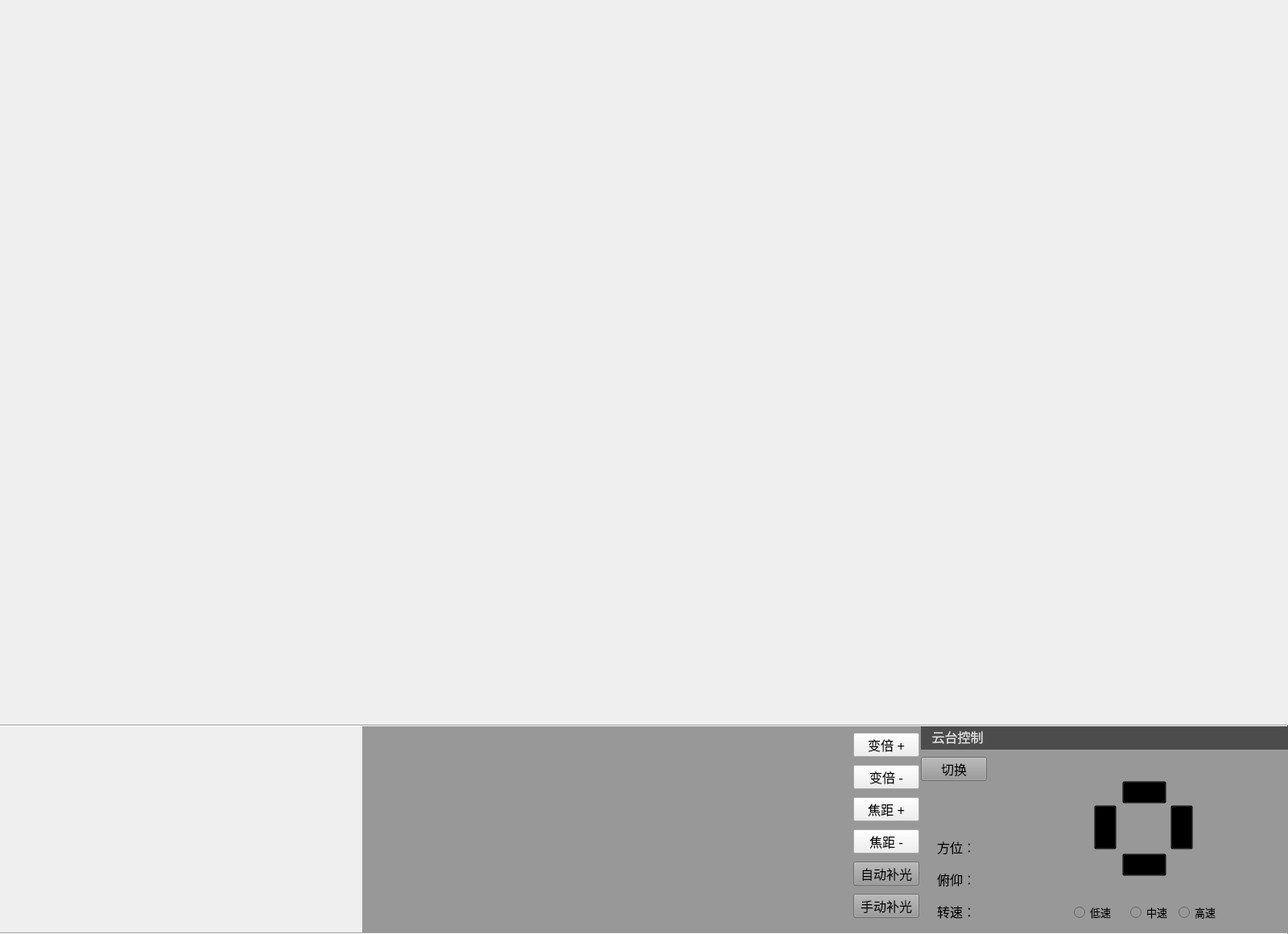
<?xml version="1.0" encoding="UTF-8"?>
<ui version="4.0">
 <class>QWgtZhouShi</class>
 <widget class="QWidget" name="QWgtZhouShi">
  <property name="geometry">
   <rect>
    <x>0</x>
    <y>0</y>
    <width>1600</width>
    <height>1160</height>
   </rect>
  </property>
  <property name="windowTitle">
   <string>Form</string>
  </property>
  <property name="styleSheet">
   <string notr="true"/>
  </property>
  <widget class="QWidget" name="ZsKjgWgt" native="true">
   <property name="geometry">
    <rect>
     <x>0</x>
     <y>0</y>
     <width>1600</width>
     <height>900</height>
    </rect>
   </property>
  </widget>
  <widget class="QWidget" name="ZsHwWgt" native="true">
   <property name="geometry">
    <rect>
     <x>0</x>
     <y>902</y>
     <width>450</width>
     <height>256</height>
    </rect>
   </property>
   <property name="autoFillBackground">
    <bool>false</bool>
   </property>
   <property name="styleSheet">
    <string notr="true"/>
   </property>
  </widget>
  <widget class="QWidget" name="PtzWgt" native="true">
   <property name="geometry">
    <rect>
     <x>1144</x>
     <y>900</y>
     <width>456</width>
     <height>260</height>
    </rect>
   </property>
   <property name="styleSheet">
    <string notr="true">	background-color: rgb(152, 152, 152);</string>
   </property>
   <widget class="QLabel" name="label_3">
    <property name="geometry">
     <rect>
      <x>20</x>
      <y>140</y>
      <width>48</width>
      <height>24</height>
     </rect>
    </property>
    <property name="font">
     <font>
      <family>Microsoft YaHei UI</family>
      <pointsize>12</pointsize>
     </font>
    </property>
    <property name="text">
     <string>方位：</string>
    </property>
   </widget>
   <widget class="QLabel" name="label_4">
    <property name="geometry">
     <rect>
      <x>20</x>
      <y>220</y>
      <width>48</width>
      <height>24</height>
     </rect>
    </property>
    <property name="font">
     <font>
      <family>Microsoft YaHei UI</family>
      <pointsize>12</pointsize>
     </font>
    </property>
    <property name="text">
     <string>转速：</string>
    </property>
   </widget>
   <widget class="QLabel" name="label_5">
    <property name="geometry">
     <rect>
      <x>20</x>
      <y>180</y>
      <width>48</width>
      <height>24</height>
     </rect>
    </property>
    <property name="font">
     <font>
      <family>Microsoft YaHei UI</family>
      <pointsize>12</pointsize>
     </font>
    </property>
    <property name="text">
     <string>俯仰：</string>
    </property>
   </widget>
   <widget class="QLabel" name="label_pitch">
    <property name="geometry">
     <rect>
      <x>80</x>
      <y>180</y>
      <width>71</width>
      <height>24</height>
     </rect>
    </property>
    <property name="font">
     <font>
      <family>Microsoft YaHei UI</family>
      <pointsize>12</pointsize>
     </font>
    </property>
    <property name="text">
     <string/>
    </property>
    <property name="alignment">
     <set>Qt::AlignCenter</set>
    </property>
   </widget>
   <widget class="QLabel" name="label_orientation">
    <property name="geometry">
     <rect>
      <x>80</x>
      <y>140</y>
      <width>71</width>
      <height>24</height>
     </rect>
    </property>
    <property name="font">
     <font>
      <family>Microsoft YaHei UI</family>
      <pointsize>12</pointsize>
     </font>
    </property>
    <property name="text">
     <string/>
    </property>
    <property name="alignment">
     <set>Qt::AlignCenter</set>
    </property>
   </widget>
   <widget class="QLabel" name="label_speed">
    <property name="geometry">
     <rect>
      <x>80</x>
      <y>220</y>
      <width>71</width>
      <height>24</height>
     </rect>
    </property>
    <property name="font">
     <font>
      <family>Microsoft YaHei UI</family>
      <pointsize>12</pointsize>
     </font>
    </property>
    <property name="text">
     <string/>
    </property>
    <property name="alignment">
     <set>Qt::AlignCenter</set>
    </property>
   </widget>
   <widget class="QRadioButton" name="radio_mid">
    <property name="geometry">
     <rect>
      <x>260</x>
      <y>220</y>
      <width>51</width>
      <height>26</height>
     </rect>
    </property>
    <property name="font">
     <font>
      <family>Microsoft YaHei UI</family>
      <pointsize>10</pointsize>
     </font>
    </property>
    <property name="text">
     <string>中速</string>
    </property>
   </widget>
   <widget class="QRadioButton" name="radio_high">
    <property name="geometry">
     <rect>
      <x>320</x>
      <y>220</y>
      <width>51</width>
      <height>26</height>
     </rect>
    </property>
    <property name="font">
     <font>
      <family>Microsoft YaHei UI</family>
      <pointsize>10</pointsize>
     </font>
    </property>
    <property name="text">
     <string>高速</string>
    </property>
   </widget>
   <widget class="QRadioButton" name="radio_low">
    <property name="geometry">
     <rect>
      <x>190</x>
      <y>220</y>
      <width>51</width>
      <height>26</height>
     </rect>
    </property>
    <property name="font">
     <font>
      <family>Microsoft YaHei UI</family>
      <pointsize>10</pointsize>
     </font>
    </property>
    <property name="text">
     <string>低速</string>
    </property>
   </widget>
   <widget class="QWidget" name="widget" native="true">
    <property name="geometry">
     <rect>
      <x>200</x>
      <y>50</y>
      <width>150</width>
      <height>150</height>
     </rect>
    </property>
    <property name="styleSheet">
     <string notr="true">border-image: url(:/resource/round.png);</string>
    </property>
    <widget class="QPushButton" name="btn_right">
     <property name="geometry">
      <rect>
       <x>110</x>
       <y>50</y>
       <width>28</width>
       <height>55</height>
      </rect>
     </property>
     <property name="sizePolicy">
      <sizepolicy hsizetype="Preferred" vsizetype="Preferred">
       <horstretch>0</horstretch>
       <verstretch>0</verstretch>
      </sizepolicy>
     </property>
     <property name="styleSheet">
      <string notr="true">QPushButton
{
border-image: url(:/resource/btn_right_hover.png);
background:transparent;
}
QPushButton:pressed
{	
	border-image: url(:/resource/btn_right_press.png);
}
</string>
     </property>
     <property name="text">
      <string/>
     </property>
    </widget>
    <widget class="QPushButton" name="btn_down">
     <property name="geometry">
      <rect>
       <x>50</x>
       <y>110</y>
       <width>55</width>
       <height>28</height>
      </rect>
     </property>
     <property name="sizePolicy">
      <sizepolicy hsizetype="Preferred" vsizetype="Preferred">
       <horstretch>0</horstretch>
       <verstretch>0</verstretch>
      </sizepolicy>
     </property>
     <property name="styleSheet">
      <string notr="true">QPushButton
{
border-image: url(:/resource/btn_down_hover.png);
background:transparent;
}
QPushButton:pressed
{	
	border-image: url(:/resource/btn_down_press.png);
}
</string>
     </property>
     <property name="text">
      <string/>
     </property>
    </widget>
    <widget class="QPushButton" name="btn_left">
     <property name="geometry">
      <rect>
       <x>15</x>
       <y>50</y>
       <width>28</width>
       <height>55</height>
      </rect>
     </property>
     <property name="sizePolicy">
      <sizepolicy hsizetype="Preferred" vsizetype="Preferred">
       <horstretch>0</horstretch>
       <verstretch>0</verstretch>
      </sizepolicy>
     </property>
     <property name="styleSheet">
      <string notr="true">QPushButton
{
border-image: url(:/resource/btn_left_hover.png);
background:transparent;
}
QPushButton:pressed
{	
	border-image: url(:/resource/btn_left_press.png);
}
</string>
     </property>
     <property name="text">
      <string/>
     </property>
    </widget>
    <widget class="QPushButton" name="btn_up">
     <property name="geometry">
      <rect>
       <x>50</x>
       <y>20</y>
       <width>55</width>
       <height>28</height>
      </rect>
     </property>
     <property name="sizePolicy">
      <sizepolicy hsizetype="Preferred" vsizetype="Preferred">
       <horstretch>0</horstretch>
       <verstretch>0</verstretch>
      </sizepolicy>
     </property>
     <property name="styleSheet">
      <string notr="true">QPushButton
{
border-image: url(:/resource/btn_up_hover.png);
background:transparent;
}
QPushButton:pressed
{	
	border-image: url(:/resource/btn_up_press.png);
}
</string>
     </property>
     <property name="text">
      <string/>
     </property>
    </widget>
   </widget>
   <widget class="QWidget" name="TitileWgt_2" native="true">
    <property name="geometry">
     <rect>
      <x>0</x>
      <y>0</y>
      <width>456</width>
      <height>31</height>
     </rect>
    </property>
    <property name="styleSheet">
     <string notr="true">background-color:rgb(76,76,76);</string>
    </property>
    <widget class="QLabel" name="label_6">
     <property name="geometry">
      <rect>
       <x>0</x>
       <y>0</y>
       <width>91</width>
       <height>30</height>
      </rect>
     </property>
     <property name="font">
      <font>
       <family>Microsoft YaHei UI</family>
       <pointsize>12</pointsize>
      </font>
     </property>
     <property name="styleSheet">
      <string notr="true">color: rgb(225, 225, 225);</string>
     </property>
     <property name="text">
      <string>云台控制</string>
     </property>
     <property name="alignment">
      <set>Qt::AlignCenter</set>
     </property>
    </widget>
   </widget>
   <widget class="QPushButton" name="BtnVideoChange">
    <property name="geometry">
     <rect>
      <x>0</x>
      <y>40</y>
      <width>82</width>
      <height>30</height>
     </rect>
    </property>
    <property name="sizePolicy">
     <sizepolicy hsizetype="Preferred" vsizetype="Preferred">
      <horstretch>0</horstretch>
      <verstretch>0</verstretch>
     </sizepolicy>
    </property>
    <property name="font">
     <font>
      <family>Microsoft YaHei UI</family>
      <pointsize>12</pointsize>
     </font>
    </property>
    <property name="styleSheet">
     <string notr="true">QPushButton#BtnVideoChange
{
	color:rgb(0,0,0);
	border-image: url(:/resource/button1.png);
}</string>
    </property>
    <property name="text">
     <string>切换</string>
    </property>
   </widget>
   <zorder>widget</zorder>
   <zorder>label_3</zorder>
   <zorder>label_4</zorder>
   <zorder>label_5</zorder>
   <zorder>label_pitch</zorder>
   <zorder>label_orientation</zorder>
   <zorder>label_speed</zorder>
   <zorder>radio_mid</zorder>
   <zorder>radio_high</zorder>
   <zorder>radio_low</zorder>
   <zorder>TitileWgt_2</zorder>
   <zorder>BtnVideoChange</zorder>
  </widget>
  <widget class="QPushButton" name="BtnZoomAdd">
   <property name="geometry">
    <rect>
     <x>1060</x>
     <y>910</y>
     <width>82</width>
     <height>30</height>
    </rect>
   </property>
   <property name="sizePolicy">
    <sizepolicy hsizetype="Preferred" vsizetype="Preferred">
     <horstretch>0</horstretch>
     <verstretch>0</verstretch>
    </sizepolicy>
   </property>
   <property name="font">
    <font>
     <family>Microsoft YaHei UI</family>
     <pointsize>12</pointsize>
    </font>
   </property>
   <property name="styleSheet">
    <string notr="true">QPushButton#BtnZoomAdd
{
	color:rgb(0,0,0);
	border-image: url(:/resource/button1.png);
}</string>
   </property>
   <property name="text">
    <string>变倍 +</string>
   </property>
  </widget>
  <widget class="QPushButton" name="btnZoomSub">
   <property name="geometry">
    <rect>
     <x>1060</x>
     <y>950</y>
     <width>82</width>
     <height>30</height>
    </rect>
   </property>
   <property name="sizePolicy">
    <sizepolicy hsizetype="Preferred" vsizetype="Preferred">
     <horstretch>0</horstretch>
     <verstretch>0</verstretch>
    </sizepolicy>
   </property>
   <property name="font">
    <font>
     <family>Microsoft YaHei UI</family>
     <pointsize>12</pointsize>
    </font>
   </property>
   <property name="styleSheet">
    <string notr="true">QPushButton#btnZoomSub
{
	color:rgb(0,0,0);
	border-image: url(:/resource/button1.png);
}</string>
   </property>
   <property name="text">
    <string>变倍 -</string>
   </property>
  </widget>
  <widget class="QPushButton" name="BtnFocusAdd">
   <property name="geometry">
    <rect>
     <x>1060</x>
     <y>990</y>
     <width>82</width>
     <height>30</height>
    </rect>
   </property>
   <property name="sizePolicy">
    <sizepolicy hsizetype="Preferred" vsizetype="Preferred">
     <horstretch>0</horstretch>
     <verstretch>0</verstretch>
    </sizepolicy>
   </property>
   <property name="font">
    <font>
     <family>Microsoft YaHei UI</family>
     <pointsize>12</pointsize>
    </font>
   </property>
   <property name="styleSheet">
    <string notr="true">QPushButton#BtnFocusAdd
{
	color:rgb(0,0,0);
	border-image: url(:/resource/button1.png);
}</string>
   </property>
   <property name="text">
    <string>焦距 +</string>
   </property>
  </widget>
  <widget class="QPushButton" name="BtnFocusSub">
   <property name="geometry">
    <rect>
     <x>1060</x>
     <y>1030</y>
     <width>82</width>
     <height>30</height>
    </rect>
   </property>
   <property name="sizePolicy">
    <sizepolicy hsizetype="Preferred" vsizetype="Preferred">
     <horstretch>0</horstretch>
     <verstretch>0</verstretch>
    </sizepolicy>
   </property>
   <property name="font">
    <font>
     <family>Microsoft YaHei UI</family>
     <pointsize>12</pointsize>
    </font>
   </property>
   <property name="styleSheet">
    <string notr="true">QPushButton#BtnFocusSub
{
	color:rgb(0,0,0);
	border-image: url(:/resource/button1.png);
}</string>
   </property>
   <property name="text">
    <string>焦距 -</string>
   </property>
  </widget>
  <widget class="QWidget" name="widget_2" native="true">
   <property name="geometry">
    <rect>
     <x>450</x>
     <y>900</y>
     <width>701</width>
     <height>261</height>
    </rect>
   </property>
   <property name="styleSheet">
    <string notr="true">	background-color: rgb(152, 152, 152);</string>
   </property>
   <widget class="QPushButton" name="btnAutoLight">
    <property name="geometry">
     <rect>
      <x>610</x>
      <y>170</y>
      <width>82</width>
      <height>30</height>
     </rect>
    </property>
    <property name="sizePolicy">
     <sizepolicy hsizetype="Preferred" vsizetype="Preferred">
      <horstretch>0</horstretch>
      <verstretch>0</verstretch>
     </sizepolicy>
    </property>
    <property name="font">
     <font>
      <family>Microsoft YaHei UI</family>
      <pointsize>12</pointsize>
     </font>
    </property>
    <property name="styleSheet">
     <string notr="true">QPushButton#btnAutoLight
{
	color:rgb(0,0,0);
	border-image: url(:/resource/button1.png);
}
</string>
    </property>
    <property name="text">
     <string>自动补光</string>
    </property>
   </widget>
   <widget class="QPushButton" name="btnManualLight">
    <property name="geometry">
     <rect>
      <x>610</x>
      <y>210</y>
      <width>82</width>
      <height>30</height>
     </rect>
    </property>
    <property name="sizePolicy">
     <sizepolicy hsizetype="Preferred" vsizetype="Preferred">
      <horstretch>0</horstretch>
      <verstretch>0</verstretch>
     </sizepolicy>
    </property>
    <property name="font">
     <font>
      <family>Microsoft YaHei UI</family>
      <pointsize>12</pointsize>
     </font>
    </property>
    <property name="styleSheet">
     <string notr="true">QPushButton#btnManualLight
{
	color:rgb(0,0,0);
	border-image: url(:/resource/button1.png);
}</string>
    </property>
    <property name="text">
     <string>手动补光</string>
    </property>
    <property name="checkable">
     <bool>true</bool>
    </property>
   </widget>
  </widget>
  <widget class="Line" name="line">
   <property name="geometry">
    <rect>
     <x>0</x>
     <y>900</y>
     <width>1600</width>
     <height>2</height>
    </rect>
   </property>
   <property name="orientation">
    <enum>Qt::Horizontal</enum>
   </property>
  </widget>
  <widget class="Line" name="line_2">
   <property name="geometry">
    <rect>
     <x>0</x>
     <y>1158</y>
     <width>1600</width>
     <height>2</height>
    </rect>
   </property>
   <property name="orientation">
    <enum>Qt::Horizontal</enum>
   </property>
  </widget>
  <zorder>widget_2</zorder>
  <zorder>ZsKjgWgt</zorder>
  <zorder>ZsHwWgt</zorder>
  <zorder>PtzWgt</zorder>
  <zorder>BtnZoomAdd</zorder>
  <zorder>btnZoomSub</zorder>
  <zorder>BtnFocusAdd</zorder>
  <zorder>BtnFocusSub</zorder>
  <zorder>line</zorder>
  <zorder>line_2</zorder>
 </widget>
 <resources/>
 <connections/>
</ui>
